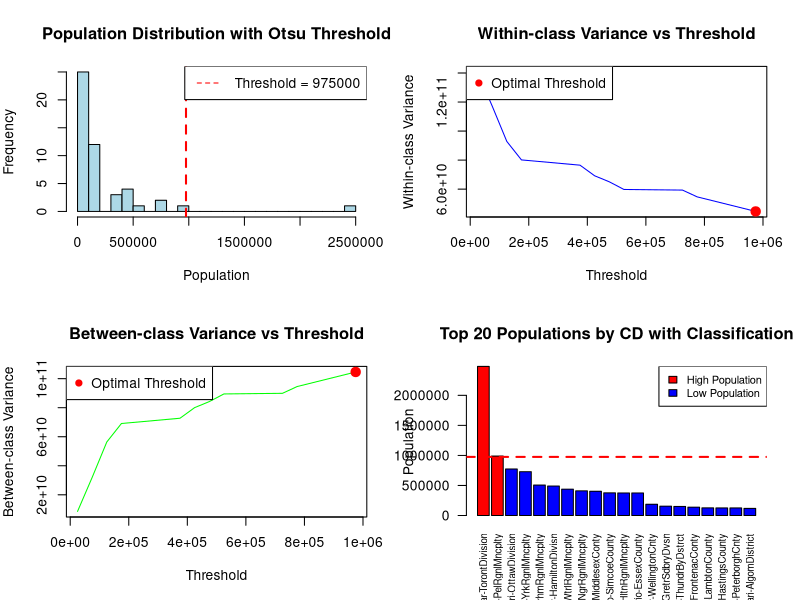

Write the R code that produced this figure.
# Otsu's Thresholding Method for Ontario CD Population Data

# Ontario CD Data - Complete dataset
ontario_data <- data.frame(
  Geos = c(3557000, 3529000, 3541000, 3536000, 3556000, 3522000, 3518000, 3534000, 
           3537000, 3510000, 3553000, 3542000, 3528000, 3546000, 3524000, 3525000, 
           3512000, 3540000, 3516000, 3560000, 3538000, 3509000, 3507000, 3511000, 
           3551000, 3539000, 3544000, 3526000, 3548000, 3514000, 3506000, 3532000, 
           3549000, 3521000, 3531000, 3515000, 3502000, 3513000, 3559000, 3547000, 
           3543000, 3501000, 3552000, 3558000, 3554000, 3520000, 3530000, 3523000, 3519000),
  CD = c("Ontario - Algoma District", "Ontario - Brant County", "Ontario - Bruce County", 
         "Ontario - Chatham-Kent Division", "Ontario - Cochrane District", "Ontario - Dufferin County", 
         "Ontario - Durham Regional Municipality", "Ontario - Elgin County", "Ontario - Essex County", 
         "Ontario - Frontenac County", "Ontario - Greater Sudbury Division", "Ontario - Grey County", 
         "Ontario - Haldimand-Norfolk Regional Municipality", "Ontario - Haliburton County", 
         "Ontario - Halton Regional Municipality", "Ontario - Hamilton Division", "Ontario - Hastings County", 
         "Ontario - Huron County", "Ontario - Kawartha Lakes Division", "Ontario - Kenora District", 
         "Ontario - Lambton County", "Ontario - Lanark County", "Ontario - Leeds and Grenville United Counties", 
         "Ontario - Lennox and Addington County", "Ontario - Manitoulin District", "Ontario - Middlesex County", 
         "Ontario - Muskoka District Municipality", "Ontario - Niagara Regional Municipality", 
         "Ontario - Nipissing District", "Ontario - Northumberland County", "Ontario - Ottawa Division", 
         "Ontario - Oxford County", "Ontario - Parry Sound District", "Ontario - Peel Regional Municipality", 
         "Ontario - Perth County", "Ontario - Peterborough County", "Ontario - Prescott and Russell United Counties", 
         "Ontario - Prince Edward Division", "Ontario - Rainy River District", "Ontario - Renfrew County", 
         "Ontario - Simcoe County", "Ontario - Stormont, Dundas and Glengarry United Counties", 
         "Ontario - Sudbury District", "Ontario - Thunder Bay District", "Ontario - Timiskaming District", 
         "Ontario - Toronto Division", "Ontario - Waterloo Regional Municipality", "Ontario - Wellington County", 
         "Ontario - York Regional Municipality"),
  AvInc2000 = c(26153, 28705, 28097, 28757, 27939, 33509, 34961, 28069, 33241, 30091, 
                29012, 27228, 27800, 22418, 43691, 29489, 26259, 27101, 27148, 27337, 
                30149, 29905, 29026, 26526, 21351, 31082, 26382, 29030, 26184, 28596, 
                38584, 29587, 24323, 34436, 29877, 27668, 29373, 27237, 28185, 26286, 
                30321, 26376, 26094, 29998, 24978, 34406, 32483, 32802, 38130),
  AvIncMale = c(33108, 35750, 35435, 35687, 35676, 43417, 44277, 35301, 42861, 36191, 
                36231, 32911, 34829, 26735, 57585, 36704, 32202, 33239, 33982, 33550, 
                39332, 36470, 35339, 32722, 24211, 38426, 31975, 36694, 32110, 35971, 
                47328, 37363, 29535, 42550, 36856, 34123, 35110, 32638, 35333, 32735, 
                37937, 32405, 33974, 37887, 30936, 42020, 41223, 41266, 47858),
  AvIncFem = c(19451, 21947, 20692, 22060, 19938, 23496, 25949, 20963, 23595, 24355, 
               22060, 21758, 20768, 17978, 30273, 22550, 20545, 21001, 20438, 21002, 
               21324, 23608, 22942, 20476, 18595, 24242, 20957, 21701, 20515, 21512, 
               30230, 22019, 19067, 26447, 23149, 21662, 23608, 22064, 20998, 19939, 
               22882, 20521, 17351, 22172, 19159, 27306, 23904, 24480, 28621),
  Pop2001 = c(118567, 118485, 63892, 107709, 85247, 51013, 506901, 81553, 374975, 
              138606, 155268, 89073, 104670, 15085, 375229, 490268, 125915, 59701, 
              69179, 61802, 126971, 62495, 96606, 39461, 12679, 403185, 53106, 410574, 
              82910, 77497, 774072, 99270, 39665, 988948, 73675, 125856, 76446, 24901, 
              22109, 95138, 377050, 109522, 22894, 150860, 34442, 2481494, 438515, 
              187313, 729254),
  AreaSqKm = c(48737.2, 1092.9, 4155.5, 2470.8, 141244, 1485.7, 2523.5, 1880.8, 
               1851.6, 3672.8, 3365, 4508.2, 2894.2, 4025.3, 967, 1117.1, 5978.3, 
               3407.6, 3059.2, 407167.3, 3001.7, 2979.4, 3350.6, 2777, 4759.6, 3317.1, 
               3890.4, 1863.1, 17064.6, 1903.2, 2778.6, 2039.4, 9222.3, 1242, 2218.4, 
               3806, 2001.2, 1050, 15473.7, 7403.6, 4840.5, 3307.2, 38350.5, 103714.4, 
               13280.1, 629.9, 1368.5, 2656.6, 1761.6)
)

# Function to calculate Otsu's threshold
otsu_threshold <- function(data_vector) {
  # Calculate histogram with appropriate breaks for population data
  hist_data <- hist(data_vector, breaks=50, plot=FALSE)
  counts <- hist_data$counts
  bin_centers <- hist_data$mids
  
  # Remove zero counts for efficiency
  non_zero <- counts > 0
  counts <- counts[non_zero]
  bin_centers <- bin_centers[non_zero]
  
  # Normalize histogram to get probability distribution
  total_points <- sum(counts)
  probabilities <- counts / total_points
  
  # Initialize variables for optimal threshold search
  optimal_threshold <- 0
  max_variance <- 0
  best_within_variance <- Inf
  
  # Pre-calculate cumulative sums for efficiency
  cumulative_sum <- cumsum(probabilities)
  cumulative_mean <- cumsum(bin_centers * probabilities)
  global_mean <- cumulative_mean[length(cumulative_mean)]
  
  # Store results for all thresholds
  results <- data.frame(
    threshold = numeric(),
    weight_bg = numeric(),
    mean_bg = numeric(),
    var_bg = numeric(),
    weight_fg = numeric(),
    mean_fg = numeric(),
    var_fg = numeric(),
    within_var = numeric(),
    between_var = numeric()
  )
  
  # Iterate through all possible thresholds
  for (threshold in 1:(length(probabilities)-1)) {
    
    # b. Calculate weight, mean, variance for background
    weight_bg <- cumulative_sum[threshold]
    if (weight_bg > 0) {
      mean_bg <- cumulative_mean[threshold] / weight_bg
    } else {
      mean_bg <- 0
    }
    
    # Variance calculation for background
    var_bg <- 0
    if (weight_bg > 0) {
      for (i in 1:threshold) {
        var_bg <- var_bg + probabilities[i] * (bin_centers[i] - mean_bg)^2
      }
      var_bg <- var_bg / weight_bg
    }
    
    # c. Calculate weight, mean, variance for foreground
    weight_fg <- 1 - weight_bg
    if (weight_fg > 0) {
      mean_fg <- (global_mean - cumulative_mean[threshold]) / weight_fg
    } else {
      mean_fg <- 0
    }
    
    # Variance calculation for foreground
    var_fg <- 0
    if (weight_fg > 0) {
      for (i in (threshold+1):length(probabilities)) {
        var_fg <- var_fg + probabilities[i] * (bin_centers[i] - mean_fg)^2
      }
      var_fg <- var_fg / weight_fg
    }
    
    # d. Calculate within-class variance
    within_variance <- weight_bg * var_bg + weight_fg * var_fg
    
    # e. Alternative: Calculate between-class variance (faster approach)
    between_variance <- weight_bg * (mean_bg - global_mean)^2 + 
      weight_fg * (mean_fg - global_mean)^2
    
    # Store results
    results <- rbind(results, data.frame(
      threshold = bin_centers[threshold],
      weight_bg = weight_bg,
      mean_bg = mean_bg,
      var_bg = var_bg,
      weight_fg = weight_fg,
      mean_fg = mean_fg,
      var_fg = var_fg,
      within_var = within_variance,
      between_var = between_variance
    ))
    
    # Update optimal threshold (using between-class variance)
    if (between_variance > max_variance && weight_bg > 0 && weight_fg > 0) {
      max_variance <- between_variance
      optimal_threshold <- bin_centers[threshold]
    }
  }
  
  return(list(
    optimal_threshold = optimal_threshold,
    all_results = results,
    global_mean = global_mean,
    data_vector = data_vector
  ))
}

# Apply Otsu's method to Population data
population_data <- ontario_data$Pop2001
otsu_result <- otsu_threshold(population_data)

# Display detailed results
cat("=== ONTARIO CD POPULATION DATA ANALYSIS ===\n")
cat("Number of Census Divisions:", length(population_data), "\n")
cat("Population range:", min(population_data), "-", max(population_data), "\n")
cat("Global mean population:", round(otsu_result$global_mean, 2), "\n")
cat("Optimal threshold:", round(otsu_result$optimal_threshold, 2), "\n\n")

# Find the optimal threshold details
optimal_idx <- which.min(otsu_result$all_results$within_var)
optimal_details <- otsu_result$all_results[optimal_idx, ]

cat("=== DETAILED RESULTS FOR OPTIMAL THRESHOLD ===\n")
cat("Threshold:", round(optimal_details$threshold, 2), "\n")
cat("Background - Weight:", round(optimal_details$weight_bg, 4), 
    "Mean:", round(optimal_details$mean_bg, 2), 
    "Variance:", round(optimal_details$var_bg, 2), "\n")
cat("Foreground - Weight:", round(optimal_details$weight_fg, 4), 
    "Mean:", round(optimal_details$mean_fg, 2), 
    "Variance:", round(optimal_details$var_fg, 2), "\n")
cat("Within-class variance:", round(optimal_details$within_var, 2), "\n")
cat("Between-class variance:", round(optimal_details$between_var, 2), "\n\n")

# Apply the threshold and classify the CDs
cat("=== CLASSIFICATION RESULTS ===\n")
low_pop_count <- 0
high_pop_count <- 0

for (i in 1:nrow(ontario_data)) {
  classification <- ifelse(population_data[i] >= otsu_result$optimal_threshold, 
                           "High Population", "Low Population")
  if (classification == "Low Population") low_pop_count <- low_pop_count + 1
  if (classification == "High Population") high_pop_count <- high_pop_count + 1
  
  cat(sprintf("%-40s: %8d people -> %s\n", 
              ontario_data$CD[i], population_data[i], classification))
}

cat("\nClassification Summary:\n")
cat("Low population CDs:", low_pop_count, "\n")
cat("High population CDs:", high_pop_count, "\n")

# Visualization
par(mfrow = c(2, 2), mar = c(5, 4, 4, 2))

# Histogram with threshold
hist(population_data, breaks = 20, main = "Population Distribution with Otsu Threshold",
     xlab = "Population", col = "lightblue", border = "black")
abline(v = otsu_result$optimal_threshold, col = "red", lwd = 2, lty = 2)
legend("topright", legend = paste("Threshold =", round(otsu_result$optimal_threshold, 2)), 
       col = "red", lty = 2)

# Within-class variance
if (nrow(otsu_result$all_results) > 1) {
  plot(otsu_result$all_results$threshold, otsu_result$all_results$within_var, 
       type = "l", main = "Within-class Variance vs Threshold",
       xlab = "Threshold", ylab = "Within-class Variance", col = "blue")
  points(optimal_details$threshold, optimal_details$within_var, 
         col = "red", pch = 19, cex = 1.5)
  legend("topleft", legend = "Optimal Threshold", col = "red", pch = 19)
}

# Between-class variance
if (nrow(otsu_result$all_results) > 1) {
  plot(otsu_result$all_results$threshold, otsu_result$all_results$between_var, 
       type = "l", main = "Between-class Variance vs Threshold",
       xlab = "Threshold", ylab = "Between-class Variance", col = "green")
  points(optimal_details$threshold, optimal_details$between_var, 
         col = "red", pch = 19, cex = 1.5)
  legend("topleft", legend = "Optimal Threshold", col = "red", pch = 19)
}

# Bar plot of populations with classification (top 20 for readability)
colors <- ifelse(population_data >= otsu_result$optimal_threshold, "red", "blue")
top_n <- min(20, length(population_data))
barplot(sort(population_data, decreasing = TRUE)[1:top_n], 
        names.arg = abbreviate(ontario_data$CD[order(population_data, decreasing = TRUE)][1:top_n], 20),
        main = "Top 20 Populations by CD with Classification",
        ylab = "Population", col = colors[order(population_data, decreasing = TRUE)][1:top_n], 
        las = 2, cex.names = 0.7)
abline(h = otsu_result$optimal_threshold, col = "red", lty = 2, lwd = 2)
legend("topright", legend = c("High Population", "Low Population"), 
       fill = c("red", "blue"), cex = 0.8)

# Statistical summary
cat("\n=== STATISTICAL SUMMARY ===\n")
cat("Minimum population:", min(population_data), "\n")
cat("Maximum population:", max(population_data), "\n")
cat("Mean population:", round(mean(population_data), 2), "\n")
cat("Median population:", median(population_data), "\n")
cat("Standard deviation:", round(sd(population_data), 2), "\n")

low_pop_data <- population_data[population_data < otsu_result$optimal_threshold]
high_pop_data <- population_data[population_data >= otsu_result$optimal_threshold]

cat("\nLow population group statistics:\n")
cat("  Count:", length(low_pop_data), "\n")
cat("  Range:", min(low_pop_data), "-", max(low_pop_data), "\n")
cat("  Mean:", round(mean(low_pop_data), 2), "\n")

cat("\nHigh population group statistics:\n")
cat("  Count:", length(high_pop_data), "\n")
cat("  Range:", min(high_pop_data), "-", max(high_pop_data), "\n")
cat("  Mean:", round(mean(high_pop_data), 2), "\n")

# Show the top 5 highest and lowest population CDs
cat("\n=== EXTREME POPULATION CDs ===\n")
cat("Top 5 Highest Population:\n")
high_pop_sorted <- ontario_data[order(-ontario_data$Pop2001), ][1:5, c("CD", "Pop2001")]
print(high_pop_sorted)

cat("\nTop 5 Lowest Population:\n")
low_pop_sorted <- ontario_data[order(ontario_data$Pop2001), ][1:5, c("CD", "Pop2001")]
print(low_pop_sorted)